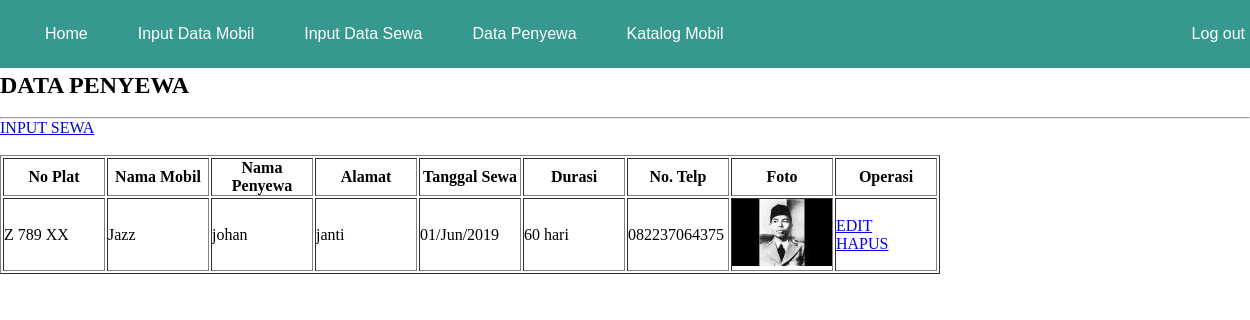
The app's page /Admin/datapenyewa.php with its own data.
### tables this page shows
CREATE TABLE `sewa` (
  `idsewa` int(11) NOT NULL,
  `noplat` varchar(10) NOT NULL,
  `namamob` varchar(20) NOT NULL,
  `namacust` varchar(40) NOT NULL,
  `alamat` varchar(50) NOT NULL,
  `tanggal` varchar(20) NOT NULL,
  `durasi` int(11) NOT NULL,
  `notelp` varchar(15) NOT NULL,
  `foto` varchar(70) NOT NULL DEFAULT ''
);

### Admin/datapenyewa.php (the view, shortened to what this page needs)
<!DOCTYPE html>
<html>
<head>
</head>
<body>
<nav>
    <ul>
        <li><a href="homeadmin.php">Home</a></li>
        <li><a href="inputdatamobil.php">Input Data Mobil</a></li>
        <li><a href="inputdatasewa.php">Input Data Sewa</a></li>
        <li><a href="#">Data Penyewa</a></li>
        <li><a href="katalog_mobil_admin.php">Katalog Mobil</a></li>
        <div class="topnav-right">
            <li><a href="../logout.php">Log out</a></li>
        </div>
    </ul>
</nav>
<?php
	$noplat = "";
	include "../koneksi.php";
	$sql = "select * from sewa where noplat like '%".$noplat."%' order by idsewa desc";
	$hasil = mysqli_query($kon, $sql);
?>
<h2>DATA PENYEWA</h2><br><hr>
<a href="inputdatasewa.php">INPUT SEWA</a><br>
<table border="1" align="center" >
	<tr>
		<th width="100">No Plat</th>
		<th width="100">Nama Mobil</th>
		<th width="100">Nama Penyewa</th>
		<th width="100">Alamat</th>
		<th width="100">Tanggal Sewa</th>
		<th width="100">Durasi</th>
		<th width="100">No. Telp</th>
		<th width="100">Foto</th>
		<th width="100">Operasi</th>
	</tr>
	<?php
		while ($row = mysqli_fetch_assoc($hasil))
		{
			echo " <tr>" ;
			echo " 	<td>".$row['noplat']." </td> ";
			echo "	<td>".$row['namamob']." </td> ";
			echo "	<td>".$row['namacust']." </td> ";
			echo " 	<td>".$row['alamat']." </td> ";
			echo "	<td>".$row['tanggal']." </td> ";
			echo "	<td>".$row['durasi']." hari</td> ";
			echo "	<td>".$row['notelp']." </td> ";
			echo "	<td> <a href='../user/pict/{$row['foto']}'/>
					<img src='../user/thumb/t_{$row['foto']}' width='100'/></td> ";
			echo "	<td> ";
			echo "	<a href='sewa_edit.php?idsewa=" .$row['idsewa']."'>EDIT</a>";
			echo "  <a href='sewa_hapus.php?idsewa=" .$row['idsewa']."'>HAPUS</a>";
			echo "	</td>";
			echo " </tr>" ;
		}
	?>
</table>
</body>
</html>

### Admin/datapenyewa.php (style rules this page uses)
* { margin:0; padding:0; }
nav { margin:auto; text-align: center; width: 100%; font-family: arial; }
nav ul { background:#37988e; padding: 0 20px; list-style: none; position: relative; display: inline-table; width: 100%; }
nav ul li { float:left; }
nav ul li a { display: block; padding: 25px; color: #fff; text-decoration: none; }
.topnav-right { float: right; }

### records on screen
sewa: noplat "Z 789 XX", namamob "Jazz", namacust "johan", alamat "janti", tanggal "01/Jun/2019", durasi "60", notelp "082237064375", foto (picture)
